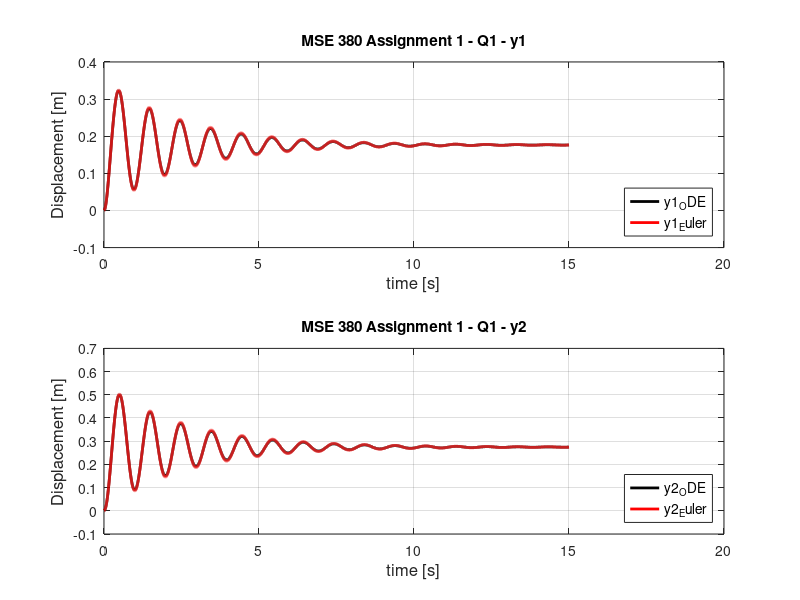

The MATLAB script that drew this image:
close all
%%   Variable Initialization

m1 = 6;     %[kg]
m2 = 12;    %[kg]
b = 80;     %[Ns/m]
k1 = 1000;  %[N/m]
k2 = 1200;  %[N/m]
g = 9.81;   %[m/s^2]
dt = 0.001;  %[s]

%%  Defining State Space Matrix
A = [0      0       k1      0
     0      0       -k2     k2
     -1/m1  1/m1    -b/m1   b/m1
     0      -1/m2   b/m2    -b/m2];
 
 B = [0
      0
      1
      1];

C = [1      0       0      0    
     0      1       0      0
     1/k1   0       0      0
     1/k1   1/k2    0      0];

D = zeros(4,1);

sys = ss(A, B, C, D);

%%  Define Time Vector

t = 0:dt:15;
u = ones(length(t), 1)*g;

%%  Eulers Method

x = [0
     0
     0
     0];
 
xd = [0
      0
      0
      0];
  
DataArray = [length(t),2];

for i = 1:length(t)
    x = x + xd*dt;
    xd = A*x + B*g;
    y1 = C*x;
    DataArray(i, 1) = y1(1);
    DataArray(i, 2) = y1(2);
    DataArray(i, 3) = y1(3);
    DataArray(i, 4) = y1(4);
end

%%  State Space Matlab Solution
y = lsim(sys, u, t);

%% Plot Results

figure(1)
subplot(2,1,1)
plot (t,y(:,3),'k','LineWidth',2)
hold on
plot (t, DataArray(:,3),'r', 'LineWidth', 2)
grid on
mylegend=legend ('y1_ODE', 'y1_Euler')
set (mylegend,'FontSize',10,'Location','SouthEast')
myxlabel=xlabel ('time [s]')
myylabel=ylabel ('Displacement [m]')
set (myxlabel,'FontSize',12)
set (myylabel,'FontSize',12)
title('MSE 380 Assignment 1 - Q1 - y1')

subplot(2,1,2)
plot (t, y(:,4),'k', 'LineWidth', 2)
hold on
plot (t, DataArray(:,4),'r', 'LineWidth', 2)
grid on
mylegend=legend ('y2_ODE', 'y2_Euler')
set (mylegend,'FontSize',10,'Location','SouthEast')
myxlabel=xlabel ('time [s]')
myylabel=ylabel ('Displacement [m]')
set (myxlabel,'FontSize',12)
set (myylabel,'FontSize',12)
title('MSE 380 Assignment 1 - Q1 - y2')

